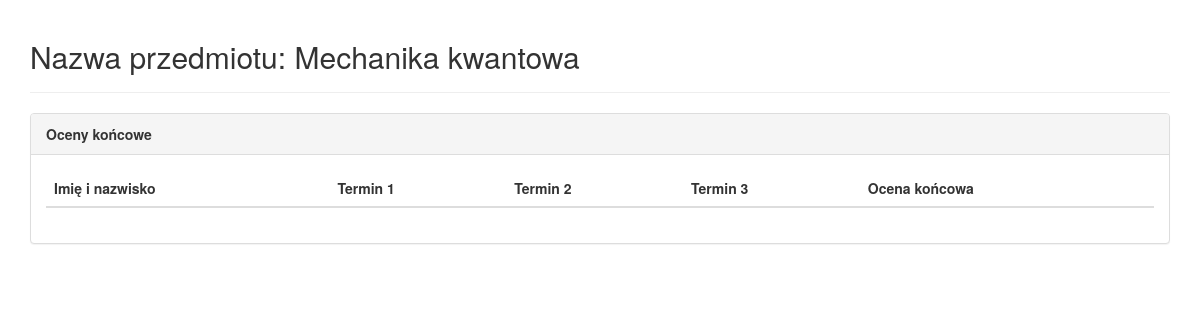
The page /teacher/changegrades/1 (signed in) on the database as committed earlier.
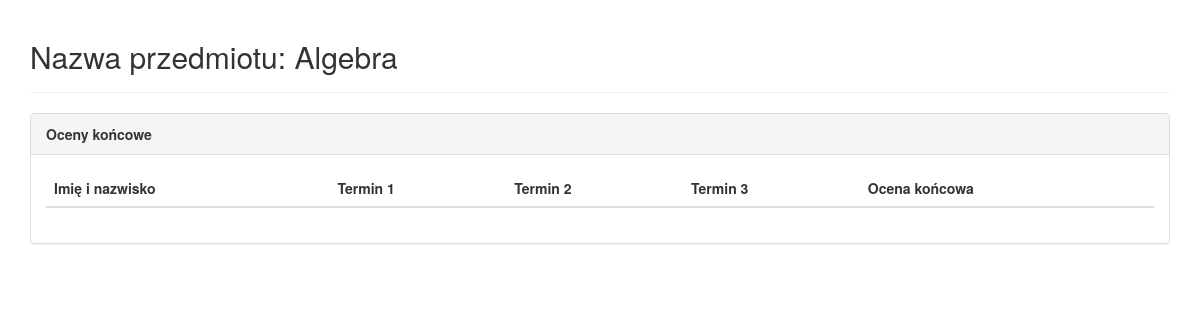
The same page on the database as committed later.
### database/models.py (models this page shows, shortened)
class Subject(models.Model):
    teacher_id = models.ForeignKey(Teacher)
    name = models.CharField(max_length=20)
    students = models.ManyToManyField(Student,through='SubjectsStudents',blank=True,null=True)
    course_homepage = models.CharField(max_length=20, blank=True,null=True)
    ECTS = models.IntegerField(default=3)
    exam = models.BooleanField(default=False, blank=True)

### database/views.py (the view)
# urls.py: url(r'^teacher/changegrades/(?P<sbjct_id>[0-9]+)$', views.teacherviewsubjectfinalgrades, name='teacherviewsubjectfinalgrades'),
def teacherviewsubjectfinalgrades(request, sbjct_id):
    if request.user.is_authenticated():
        try:
            te = Teacher.objects.get(user=request.user)
            subject = Subject.objects.get(pk=sbjct_id)
            if subject.teacher_id != te:
                return HttpResponse("Nie prowadzisz tego przedmiotu")
            subjectsStudents = (subjectStudent for subjectStudent in SubjectsStudents.objects.filter(subject_id=sbjct_id))
            return render(request, 'database/teacherfinalgrades.html', {'teacher': te, 'subject': subject, 'subjectsStudents': subjectsStudents})
        except Teacher.DoesNotExist:
            return HttpResponse("Nie ma nauczyciela")
        except Subject.DoesNotExist:
            return HttpResponse("Brak przedmiotu")
    else:
        return HttpResponse("Niezalogowany")

### database/templates/database/teacherfinalgrades.html (shortened to what this page needs)
<!DOCTYPE html>
<html lang="en">
<head>
  <link rel="stylesheet" href="http://maxcdn.bootstrapcdn.com/bootstrap/3.3.4/css/bootstrap.min.css">
</head>
<body>
<div class="container">
<div class="page-header">
<h2>Nazwa przedmiotu: {{subject.name}}</h2>
</div>
<div class="panel panel-default">
<div class="panel-heading"><b>Oceny końcowe</b></div>
<div class="panel-body">
<table class="table table-hover">
				<thead>
				  <tr>
					<th>Imię i nazwisko</th>
					<th>Termin 1</th>
					<th>Termin 2</th>
					<th>Termin 3</th>
					<th>Ocena końcowa</th>
				  </tr>
				</thead>
			  </table>
</div>
</div>
</div>
</body>
</html>

Rows that differ between the two databases and show on the page:
changed Subject: name "Mechanika kwantowa" → "Algebra"
